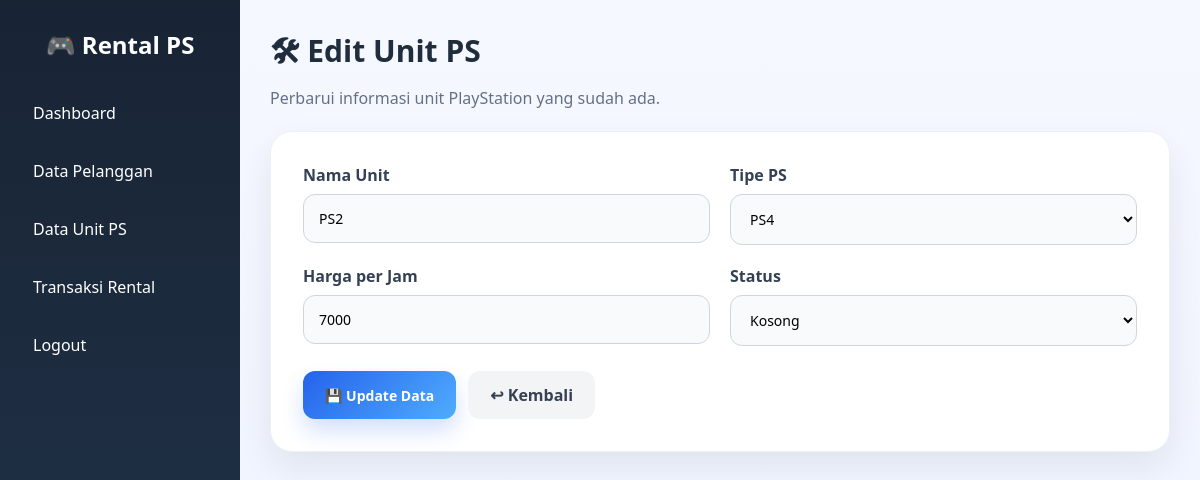
Screenshot of /edit_unit.php?id=2 (signed in) with the database file from the repository.
### tables this page shows
CREATE TABLE `unit_ps` (
  `id_unit` int(11) NOT NULL,
  `nama_unit` varchar(50) DEFAULT NULL,
  `tipe_ps` varchar(20) DEFAULT NULL,
  `harga_perjam` int(11) DEFAULT NULL,
  `status` varchar(20) DEFAULT NULL
);

### edit_unit.php (the view, shortened to what this page needs)
<?php
include "koneksi.php";
$id = $_GET['id'];
$data = mysqli_query($koneksi, "SELECT * FROM unit_ps WHERE id_unit='$id'");
$d = mysqli_fetch_array($data);
?>
<!DOCTYPE html>
<html>
<head>
    <link rel="stylesheet" href="style.css?v=<?php echo time(); ?>">
</head>
<body>
    <div class="wrapper">
        <div class="sidebar">
            <h2>🎮 Rental PS</h2>
            <ul>
                <li><a href="dashboard.php">Dashboard</a></li>
                <li><a href="pelanggan.php">Data Pelanggan</a></li>
                <li><a href="unit_ps.php">Data Unit PS</a></li>
                <li><a href="transaksi.php">Transaksi Rental</a></li>
                <li><a href="logout.php">Logout</a></li>
            </ul>
        </div>
        <div class="main unit-main">
            <div class="unit-form-header">
                <h1>🛠 Edit Unit PS</h1>
                <p>Perbarui informasi unit PlayStation yang sudah ada.</p>
            </div>
            <div class="unit-form-card">
                <form method="POST" action="update_unit.php">
                    <div class="unit-form-grid">
                        <div class="unit-form-group">
                            <label>Nama Unit</label>
                            <input type="text" name="nama_unit" value="<?php echo $d['nama_unit']; ?>" required>
                        </div>
                        <div class="unit-form-group">
                            <label>Tipe PS</label>
                            <select name="tipe_ps" required>
                                <option value="PS4" <?php if ($d['tipe_ps'] == 'PS4')
                                    echo "selected"; ?>>PS4</option>
                            </select>
                        </div>
                        <div class="unit-form-group">
                            <label>Harga per Jam</label>
                            <input type="number" name="harga_perjam" min="0" value="<?php echo $d['harga_perjam']; ?>"
                                required>
                        </div>
                        <div class="unit-form-group">
                            <label>Status</label>
                            <select name="status" required>
                                <option value="kosong" <?php if ($d['status'] == 'kosong')
                                    echo "selected"; ?>>Kosong
                                </option>
                            </select>
                        </div>
                    </div>
                    <div class="unit-form-buttons">
                        <button type="submit" class="unit-btn-save">💾 Update Data</button>
                        <a href="unit_ps.php" class="unit-btn-back">↩ Kembali</a>
                    </div>
                </form>
            </div>
        </div>
    </div>
</body>
</html>

### style.css (style rules this page uses)
* { margin:0; padding:0; box-sizing:border-box; font-family:Segoe UI, sans-serif; }
body { background:#f4f7fb; color:#1f2937; }
a { text-decoration:none; }
.wrapper { display:flex; min-height:100vh; }
.sidebar { width:240px; min-height:100vh; background:linear-gradient(180deg,#182434,#22344c); color:white; padding:28px 18px; position:sticky; top:0; }
.sidebar h2 { text-align:center; margin-bottom:28px; font-size:24px; }
.sidebar ul { list-style:none; }
.sidebar ul li { margin-bottom:10px; }
.sidebar ul li a { color:white; display:block; padding:13px 15px; border-radius:12px; transition:0.25s; font-weight:500; }
.main { flex:1; padding:30px; }
.unit-main { background: linear-gradient(180deg, #f6f8ff 0%, #eef3ff 100%); min-height: 100vh; }
.unit-form-header { margin-bottom:22px; }
.unit-form-header h1 { font-size:30px; color:#1f2d3d; margin-bottom:6px; }
.unit-form-header p { color:#667085; }
.unit-form-card { background:white; border-radius:22px; padding:32px; box-shadow:0 15px 35px rgba(16,24,40,0.08); border:1px solid #edf1f7; }
.unit-form-grid { display:grid; grid-template-columns:repeat(2, 1fr); gap:20px; }
.unit-form-group label { display:block; margin-bottom:8px; font-weight:700; color:#344054; }
.unit-form-group input, .unit-form-group select { width:100%; padding:14px 15px; border:1px solid #d0d5dd; border-radius:12px; font-size:14px; background:#f8fafc; transition:0.2s; }
.unit-form-buttons { margin-top:25px; display:flex; gap:12px; flex-wrap:wrap; }
.unit-btn-save { background:linear-gradient(135deg, #2563eb, #4facfe); color:white; border:none; padding:13px 22px; border-radius:12px; cursor:pointer; font-size:14px; font-weight:700; box-shadow:0 12px 22px rgba(37,99,235,0.2); }
.unit-btn-back { background:#f3f4f6; color:#374151; padding:13px 22px; border-radius:12px; text-decoration:none; font-weight:700; }

### rows the page displays
unit_ps: nama_unit "PS2", tipe_ps "PS4", harga_perjam "7000", status "Kosong"
